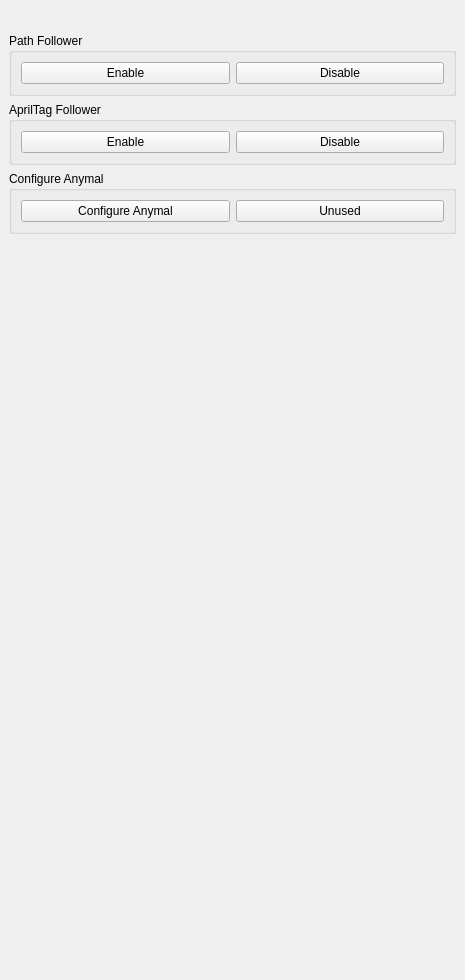
<?xml version="1.0" encoding="UTF-8"?>
<ui version="4.0">
 <class>panel</class>
 <widget class="QWidget" name="panel">
  <property name="geometry">
   <rect>
    <x>0</x>
    <y>0</y>
    <width>465</width>
    <height>980</height>
   </rect>
  </property>
  <property name="windowTitle">
   <string>Navigation Driver</string>
  </property>
  <layout class="QVBoxLayout" name="verticalLayout_3">
   <property name="spacing">
    <number>0</number>
   </property>
   <property name="margin">
    <number>0</number>
   </property>
   <item>
    <widget class="QScrollArea" name="scrollArea">
     <property name="sizePolicy">
      <sizepolicy hsizetype="MinimumExpanding" vsizetype="Expanding">
       <horstretch>0</horstretch>
       <verstretch>0</verstretch>
      </sizepolicy>
     </property>
     <property name="frameShape">
      <enum>QFrame::NoFrame</enum>
     </property>
     <property name="horizontalScrollBarPolicy">
      <enum>Qt::ScrollBarAlwaysOff</enum>
     </property>
     <property name="widgetResizable">
      <bool>true</bool>
     </property>
     <widget class="QWidget" name="scrollAreaWidgetContents">
      <property name="geometry">
       <rect>
        <x>0</x>
        <y>0</y>
        <width>465</width>
        <height>980</height>
       </rect>
      </property>
      <layout class="QVBoxLayout" name="verticalLayout_5">
       <item>
        <widget class="QWidget" name="widget" native="true">
         <layout class="QVBoxLayout" name="verticalLayout_2"/>
        </widget>
       </item>
       <item>
        <widget class="QGroupBox" name="gazeFollower">
         <property name="minimumSize">
          <size>
           <width>0</width>
           <height>0</height>
          </size>
         </property>
         <property name="title">
          <string>Path Follower</string>
         </property>
         <property name="flat">
          <bool>false</bool>
         </property>
         <layout class="QHBoxLayout" name="horizontalLayout_2">
          <item>
           <widget class="QPushButton" name="enableFollowerButton">
            <property name="text">
             <string>Enable</string>
            </property>
           </widget>
          </item>
          <item>
           <widget class="QPushButton" name="disableFollowerButton">
            <property name="text">
             <string>Disable</string>
            </property>
           </widget>
          </item>
         </layout>
        </widget>
       </item>
       <item>
        <widget class="QGroupBox" name="gazeFollower2">
         <property name="minimumSize">
          <size>
           <width>0</width>
           <height>0</height>
          </size>
         </property>
         <property name="title">
          <string>AprilTag Follower</string>
         </property>
         <property name="flat">
          <bool>false</bool>
         </property>
         <layout class="QHBoxLayout" name="horizontalLayout_3">
          <item>
           <widget class="QPushButton" name="enableAprilTagFollowerButton">
            <property name="text">
             <string>Enable</string>
            </property>
           </widget>
          </item>
          <item>
           <widget class="QPushButton" name="disableAprilTagFollowerButton">
            <property name="text">
             <string>Disable</string>
            </property>
           </widget>
          </item>
         </layout>
        </widget>
       </item>
       <item>
        <widget class="QGroupBox" name="gazeFollower3">
         <property name="minimumSize">
          <size>
           <width>0</width>
           <height>0</height>
          </size>
         </property>
         <property name="title">
          <string>Configure Anymal</string>
         </property>
         <property name="flat">
          <bool>false</bool>
         </property>
         <layout class="QHBoxLayout" name="horizontalLayout_3">
          <item>
           <widget class="QPushButton" name="configureAnymalButton">
            <property name="text">
             <string>Configure Anymal</string>
            </property>
           </widget>
          </item>
          <item>
           <widget class="QPushButton" name="unusedButton">
            <property name="text">
             <string>Unused</string>
            </property>
           </widget>
          </item>
         </layout>
        </widget>
       </item>
       <item>
        <spacer name="verticalSpacer">
         <property name="orientation">
          <enum>Qt::Vertical</enum>
         </property>
         <property name="sizeHint" stdset="0">
          <size>
           <width>17</width>
           <height>0</height>
          </size>
         </property>
        </spacer>
       </item>
      </layout>
     </widget>
    </widget>
   </item>
  </layout>
 </widget>
 <resources/>
 <connections/>
</ui>
